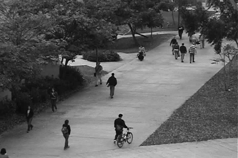
//> input picture fft/dft/test.png, 238 x 158 px
$ ./main   (built with g++ and OpenCV 4)
//> lines starting //> are read from the running program, lines starting //| are printed output that depends on the picture; after the words box and inside, x2 and y2 are one past the last pixel; in counts of white or black regions, pixels touching at a corner belong together
//> further down, src is the input picture: 158 rows x 238 cols, CV_8UC1; min 0, max 216, mean 93.5
#include <stdio.h>
#include <opencv/cv.h>
#include <opencv/cxcore.h>
#include <opencv/highgui.h>
//傅里叶正变换
void fft2(IplImage *src, IplImage *dst){
    //实部、虚部
     IplImage *image_Re = 0, *image_Im = 0, *Fourier = 0;
     //   int i, j;
     image_Re = cvCreateImage(cvGetSize(src), IPL_DEPTH_64F, 1);  //实部
     //Imaginary part
     image_Im = cvCreateImage(cvGetSize(src), IPL_DEPTH_64F, 1);  //虚部
     //2 channels (image_Re, image_Im)
     Fourier = cvCreateImage(cvGetSize(src), IPL_DEPTH_64F, 2);
     // Real part conversion from u8 to 64f (double)
     cvConvertScale(src, image_Re, 1, 0);
     // Imaginary part (zeros)
     cvZero(image_Im);
     // Join real and imaginary parts and stock them in Fourier image
     cvMerge(image_Re, image_Im, 0, 0, Fourier);
     // Application of the forward Fourier transform
     cvDFT(Fourier, dst, CV_DXT_FORWARD);
     cvReleaseImage(&image_Re);
     cvReleaseImage(&image_Im);
     cvReleaseImage(&Fourier);
}

void centralization(IplImage *src){
// [21 lines of commented-out code are left out]
     int nRow = src->height;
     int nCol = src->width;
     int cy = nRow/2; // image center
     int cx = nCol/2;

    //CV_IMAGE_ELEM为OpenCV定义的宏，用来读取图像的像素值，这一部分就是进行中心变换
     for( int j = 0; j < cy; j++ ){
        for(int i = 0; i < cx; i++ ){
            //中心化，将整体份成四块进行对角交换
            CvScalar tmp13, tmp24;
            tmp13 = cvGet2D(src, j, i);
            cvSet2D(src, j, i, cvGet2D(src,j+cy, i+cx));
            cvSet2D(src,j+cy, i+cx, tmp13);

            tmp24 = cvGet2D(src, j, i+cx);
            cvSet2D(src, j, i+cx, cvGet2D(src,j+cy, i));
            cvSet2D( src,j+cy, i, tmp24);
        }
    }
}

void fft2shift(IplImage *src, IplImage *dst){
    IplImage *image_Re = 0, *image_Im = 0;
    double scale, shift;
    image_Re = cvCreateImage(cvGetSize(src), IPL_DEPTH_64F, 1);
    //Imaginary part
    image_Im = cvCreateImage(cvGetSize(src), IPL_DEPTH_64F, 1);
    cvSplit( src, image_Re, image_Im, 0, 0 );
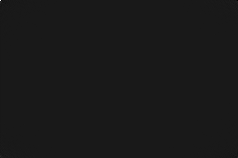
//> image_Re: 158 rows x 238 cols, CV_64FC1; min -388941.9, max 3517153, mean 104; drawn with min black and max white
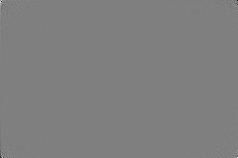
//> image_Im: 158 rows x 238 cols, CV_64FC1; min -577510.6, max 577510.6, mean 0; drawn with min black and max white
    //具体原理见冈萨雷斯数字图像处理p123
    // Compute the magnitude of the spectrum Mag = sqrt(Re^2 + Im^2)
    //计算傅里叶谱
    cvPow( image_Re, image_Re, 2.0);
    cvPow( image_Im, image_Im, 2.0);
    cvAdd( image_Re, image_Im, image_Re);
    cvPow( image_Re, image_Re, 0.5 );
    //对数变换以增强灰度级细节(这种变换使以窄带低灰度输入图像值映射
    //一宽带输出值，具体可见冈萨雷斯数字图像处理p62)
    // Compute log(1 + Mag);
    cvAddS( image_Re, cvScalar(1.0), image_Re ); // 1 + Mag
    cvLog( image_Re, image_Re ); // log(1 + Mag)
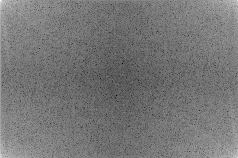
//> image_Re: 158 rows x 238 cols, CV_64FC1; min 0.569, max 15.07, mean 7.32; drawn with min black and max white
    //Rearrange the quadrants of Fourier image so that the origin is at the image center
    centralization(image_Re);
//> after the loop in centralization, `for( int j = 0; j < cy; j++ )`:
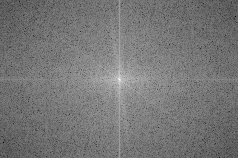
//> src: 158 rows x 238 cols, CV_64FC1; min 0.569, max 15.07, mean 7.32; drawn with min black and max white
    //归一化处理将矩阵的元素值归一为[0,255]
    //[(f(x,y)-minVal)/(maxVal-minVal)]*255
    double minVal = 0, maxVal = 0;
    // Localize minimum and maximum values
    cvMinMaxLoc( image_Re, &minVal, &maxVal );
//> minVal = 0.569; maxVal = 15.07
    // Normalize image (0 - 255) to be observed as an u8 image
    scale = 255/(maxVal - minVal);
//> scale = 17.58
    shift = -minVal * scale;
//> shift = -10
    cvConvertScale(image_Re, dst, scale, shift);
    cvReleaseImage(&image_Re);
    cvReleaseImage(&image_Im);
}

int main(){
    IplImage *src;  //源图像
    IplImage *Fourier;   //傅里叶系数
    IplImage *dst ;
    IplImage *ImageRe;
    IplImage *ImageIm;
    IplImage *Image;
//    IplImage *cImage
    IplImage *ImageDst;
    double m,M;
    double scale;
    double shift;
    src = cvLoadImage("test.png",0);   //加载源图像，第二个参数表示将输入的图片转为单信道
    Fourier = cvCreateImage(cvGetSize(src),IPL_DEPTH_64F,2);
    dst = cvCreateImage(cvGetSize(src),IPL_DEPTH_64F,2);
    ImageRe = cvCreateImage(cvGetSize(src),IPL_DEPTH_64F,1);
    ImageIm = cvCreateImage(cvGetSize(src),IPL_DEPTH_64F,1);
//    cImage = cvCreateImage(cvGetSize(src),IPL_DEPTH_64F,1);
    Image = cvCreateImage(cvGetSize(src),src->depth,src->nChannels);
    ImageDst = cvCreateImage(cvGetSize(src),src->depth,src->nChannels);
    fft2(src,Fourier);                 //傅里叶变换
    fft2shift(Fourier, Image);        //中心化
    centralization(Image);
    cvDFT(Fourier,dst,CV_DXT_INV_SCALE);//实现傅里叶逆变换，并对结果进行缩放
    cvSplit(dst,ImageRe,ImageIm,0,0);
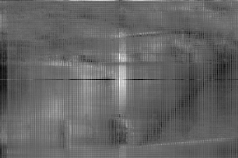
//> ImageIm: 158 rows x 238 cols, CV_64FC1; min -1.24e-12, max 1.9e-12, mean 3.02e-28; drawn with min black and max white
    cvNamedWindow("input",0);
    cvShowImage("input",src);
    //对数组每个元素平方并存储在第二个参数中
    cvPow(ImageRe,ImageRe,2);
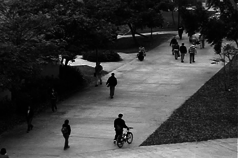
//> ImageRe: 158 rows x 238 cols, CV_64FC1; min 8.23e-25, max 46656, mean 11405.5; drawn with min black and max white
    cvPow(ImageIm,ImageIm,2);
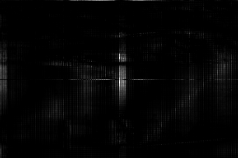
//> ImageIm: 158 rows x 238 cols, CV_64FC1; min 2.5e-35, max 3.61e-24, mean 6.47e-26; drawn with min black and max white
    cvAdd(ImageRe,ImageIm,ImageRe,NULL);
//> ImageRe: 158 rows x 238 cols, CV_64FC1; 2 pixels changed, all inside (x1, y1, x2, y2) = (121, 115, 127, 128)
    cvPow(ImageRe,ImageRe,0.5);
    cvMinMaxLoc(ImageRe,&m,&M,NULL,NULL);
//> m = 9.48e-13; M = 216
    scale = 255/(M - m);
//> scale = 1.18
    shift = -m * scale;
//> shift = -1.12e-12
    //将shift加在ImageRe各元素按比例缩放的结果上，存储为ImageDst
    cvConvertScale(ImageRe,ImageDst,scale,shift);
    cvNamedWindow("spectrogram",0);
    cvShowImage("spectrogram",Image);
    cvNamedWindow("output",0);
    cvShowImage("output",ImageDst);
    //释放图像
    cvWaitKey(0);
    cvReleaseImage(&src);
    cvReleaseImage(&Image);
    cvReleaseImage(&ImageIm);
    cvReleaseImage(&ImageRe);
    cvReleaseImage(&Fourier);
    cvReleaseImage(&dst);
    cvReleaseImage(&ImageDst);
    return 0;
}
